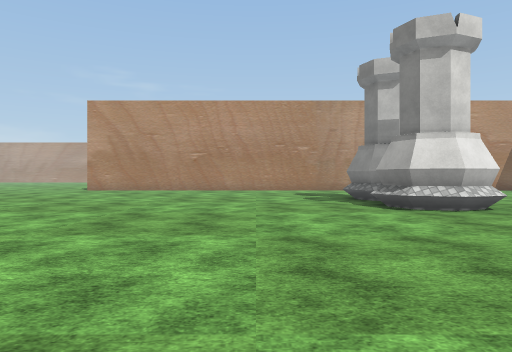
[1] (above)

24 first-person views from a walk through a 3-D level made in the Unity game engine. The camera is 1.3 m above the floor, looks level and sees 70° across. The floor is counted in squares, 2 m on a side. Each view is taken from the middle of a square. On the plan, view 1 faces up. The plan holds only what a view shows up to about 11 squares ahead; the rest is blank. The place goes on beyond the plan. The player character is not drawn. Some surface patterns are stand-ins.

[2]
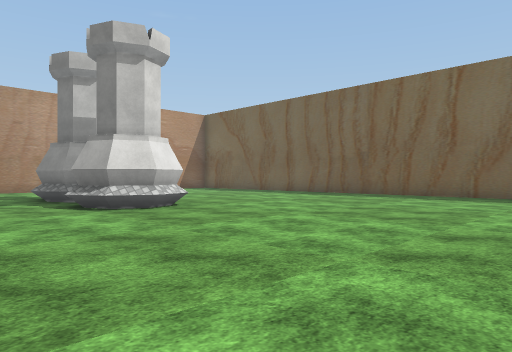

[3]
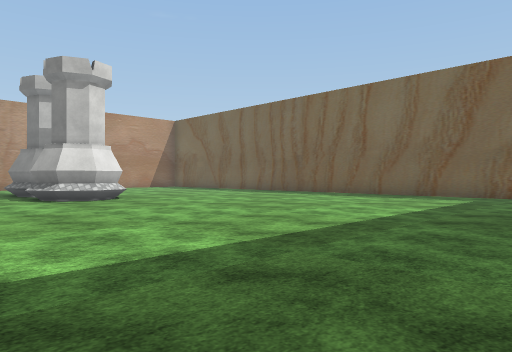

[4]
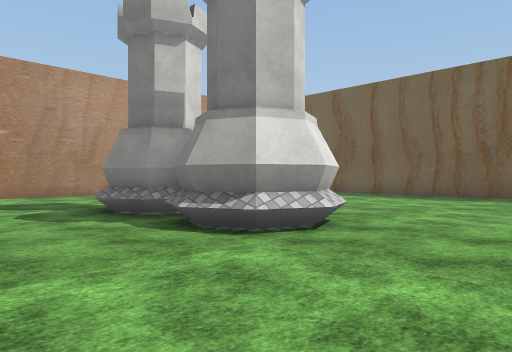

[5]
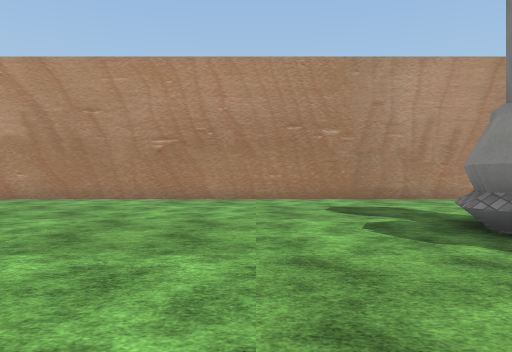

[6]
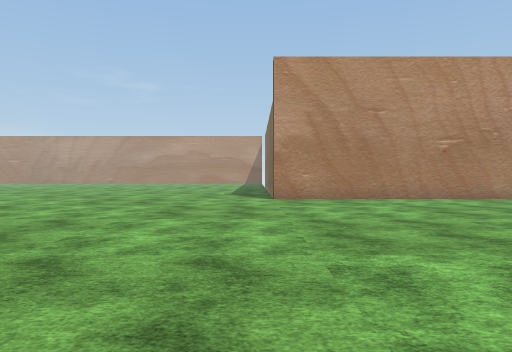

[7]
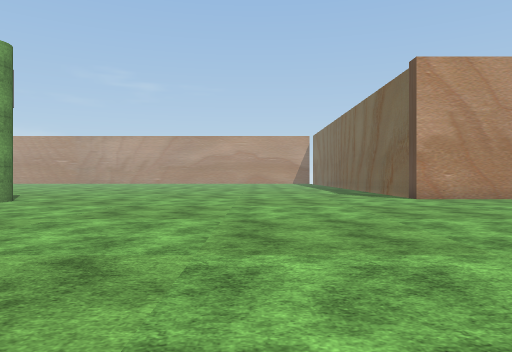

[8]
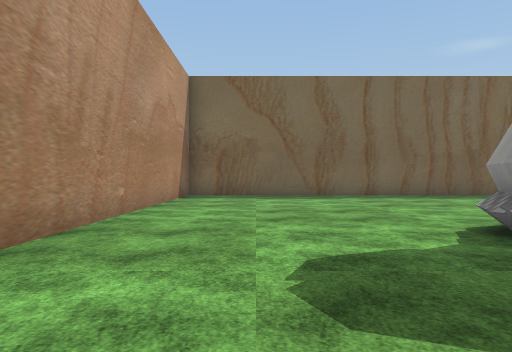

[9]
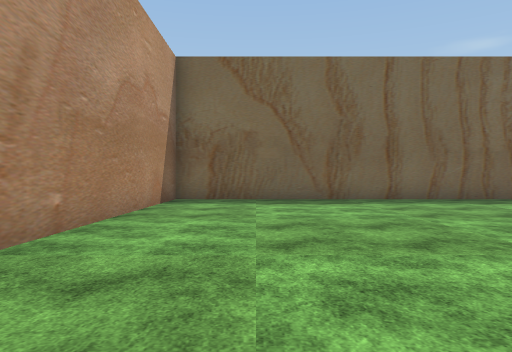

[10]
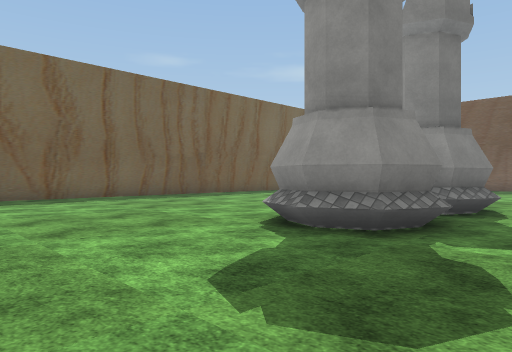

[11]
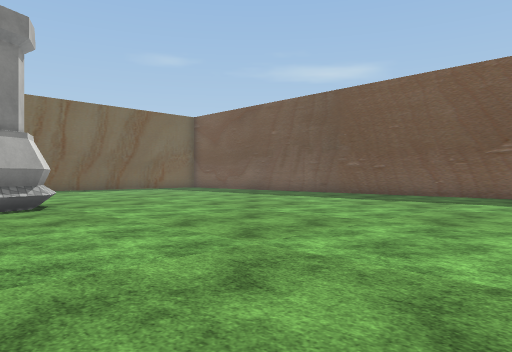

[12]
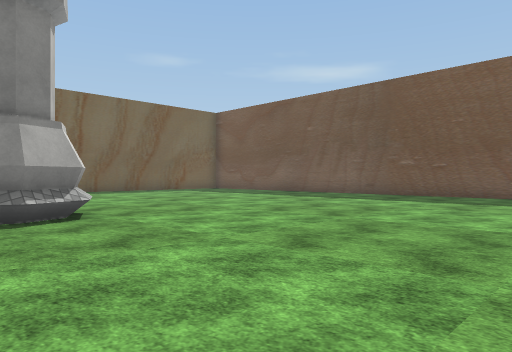

[13]
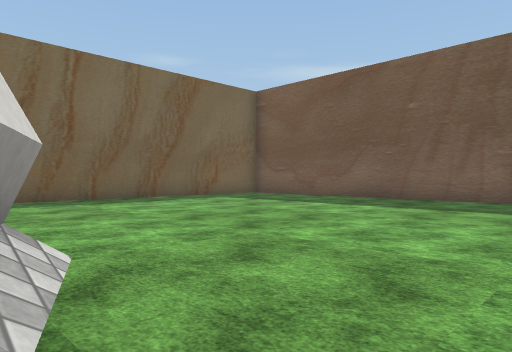

[14]
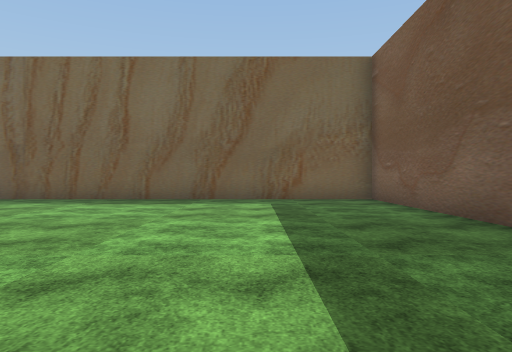

[15]
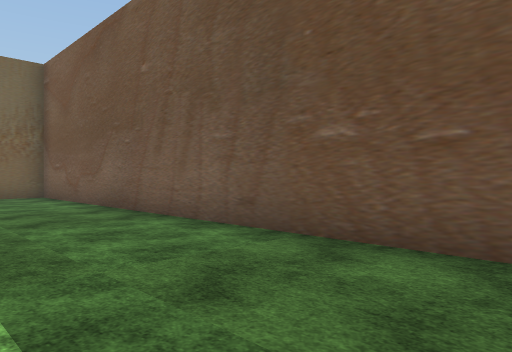

[16]
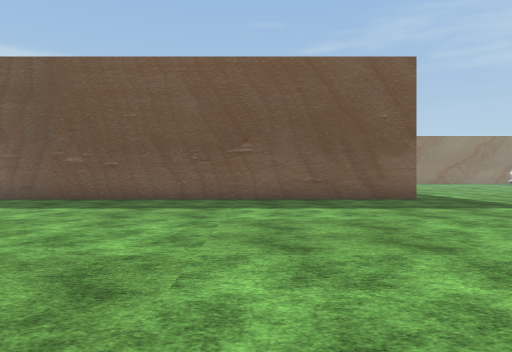

[17]
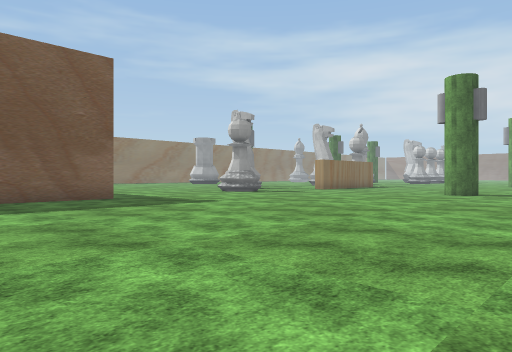

[18]
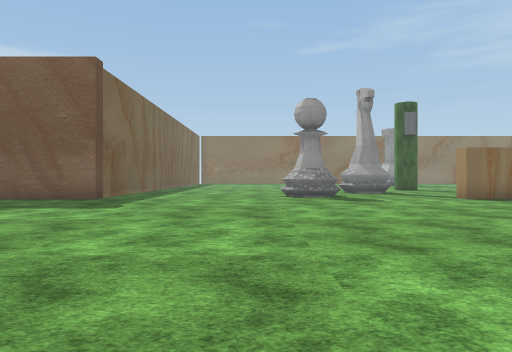

[19]
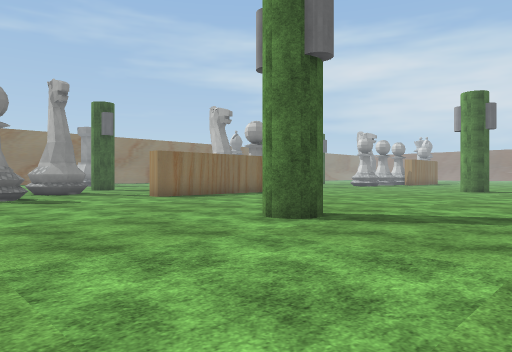

[20]
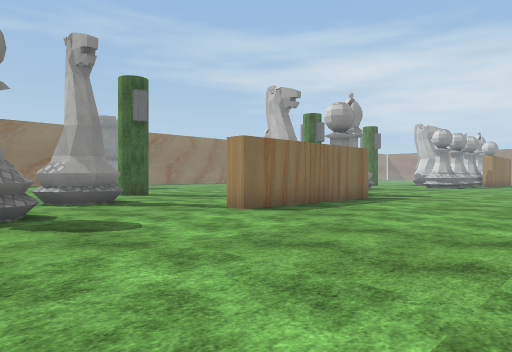

[21]
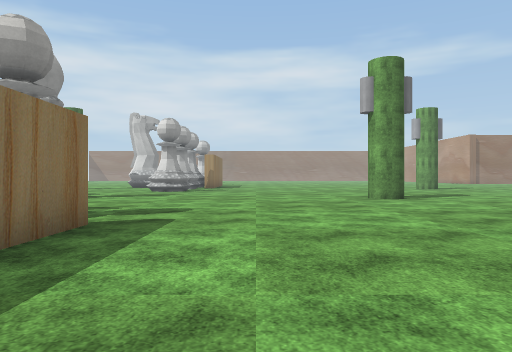

[22]
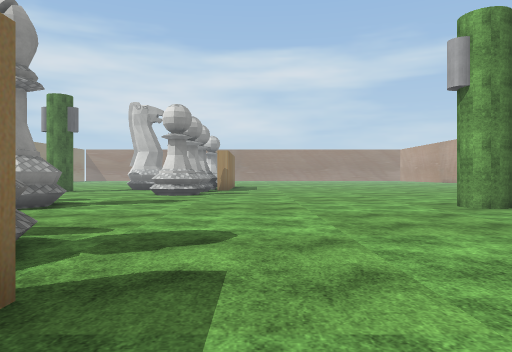

[23]
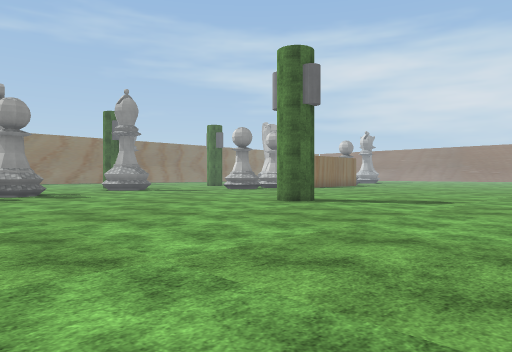

[24]
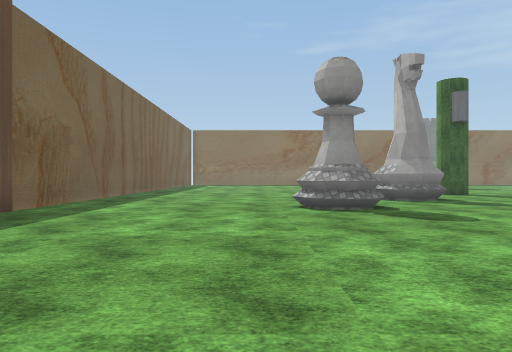

### Floor plan
Points are (right, up) in squares from view 1. A wall is a line through its corners. A room is listed if a view was taken in it or the views show most of it. See-through windows are left out.
Room 1 (views 1, 2, 3, 4, 5, 6, 7, 8, 9, 10, 11, 12, 13, 14, 15, 16, 17, 18, 19, 20, 21, 22, 23, 24)
walls: (-7.5, -3.8) (-7.5, -3.3) (12.2, -3.3) (12.2, 16.2) (-7.5, 16.2) (-7.5, 16.8); (-17, -6.6) (-16.2, -6.3) (-15.6, -6.6) (-15.3, -7.3); (-7.3, -8) (-7.3, -4.1); (-23, -3.3) (-17.9, -3.3) (-17.9, -3.8); (-29.5, -6.6) (-28.7, -6.3) (-28, -6.6)
objects: other object (-24, -5) to (-23, -4); other object (-14, -5) to (-13, -4); other object (3, 7) to (5, 9); other object (3, 10) to (5, 11)

Positions as (right, up) in squares from view 1, and headings:
1: (0, 0), facing up
2: (0, 0), facing up-right
3: (0, -3), facing up-right
4: (0, 4), facing up-right
5: (0, 6), facing up
6: (-8, 6), facing up
7: (-12, 6), facing up
8: (0, 14), facing right
9: (2, 14), facing right
10: (1, 15), facing down-right
11: (-5, 9), facing down-right
12: (-3, 9), facing down-right
13: (2, 7), facing down-right
14: (2, 0), facing right
15: (0, 0), facing down-right
16: (-3, 7), facing down
17: (-3, 7), facing down-left
18: (-12, 7), facing down
19: (-12, 7), facing down-left
20: (-13, 2), facing down-left
21: (-18, -1), facing left
22: (-21, -2), facing left
23: (-21, 9), facing down-left
24: (-12, 3), facing down
